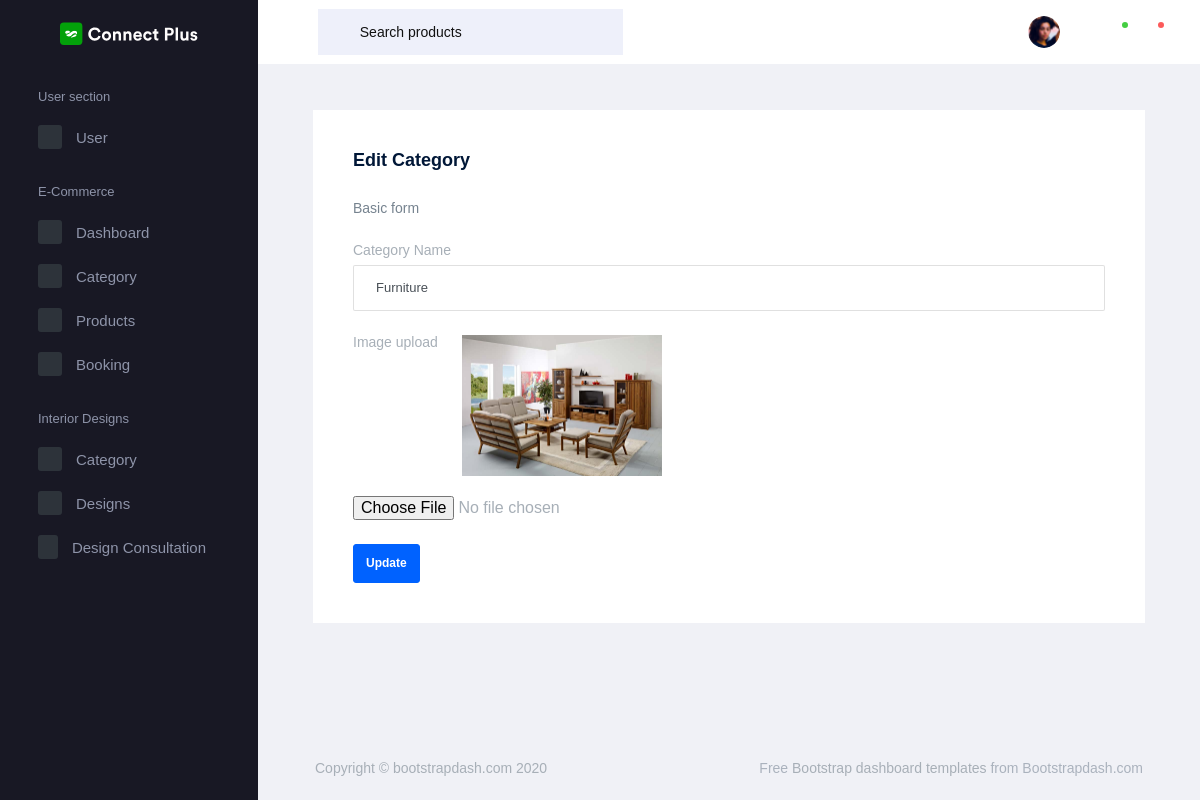
Screenshot of /AdminApp/edit_category/1/ with the database file from the repository.
### AdminApp/models.py (models this page shows)
class CategoryDb(models.Model):
    category_name = models.CharField(max_length=100, unique=True)
    category_image = models.ImageField(upload_to="Category Images", null=True, blank=True)

### AdminApp/views.py (the view)
# urls.py: path('edit_category/<int:ct_id>/', views.edit_category, name="edit_category"),
def edit_category(request, ct_id):
    data = CategoryDb.objects.get(id=ct_id)
    return render(request, "edit_category.html", {'data': data})

### AdminApp/templates/edit_category.html (shortened to what this page needs)
<!DOCTYPE html>
{% extends 'index.html' %}
{% block content %}
<html lang="en">
<head>
</head>
<body>
    <div class="col-12 grid-margin stretch-card">
                <div class="card">
                  <div class="card-body">
                    <h4 class="card-title">Edit Category</h4>
                    <p class="card-description"> Basic form  </p>
                    <form class="forms-sample" method="post" action="{% url 'update_category' ct_id=data.id %}" enctype="multipart/form-data">
                      <div class="form-group">
                        <label for="exampleInputName1">Category Name</label>
                        <input type="text" class="form-control" id="exampleInputName1" placeholder="Category Name" name="cat-name" value="{{data.category_name}}">
                      </div>
                      <div class="form-group">
                        <label>Image upload</label>
                        <img src="{{data.category_image.url}}" style="width:200px; margin-left:20px; margin-bottom:20px;"><br>
                        <input type="file"  name="cat-img">
                      </div>
                      <button type="submit" class="btn btn-primary mr-2">Update</button>
                    </form>
                  </div>
                </div>
              </div>
</body>
</html>
{% endblock %}

### rows the page displays
CategoryDb: cat-name "Furniture", category_image (picture)
